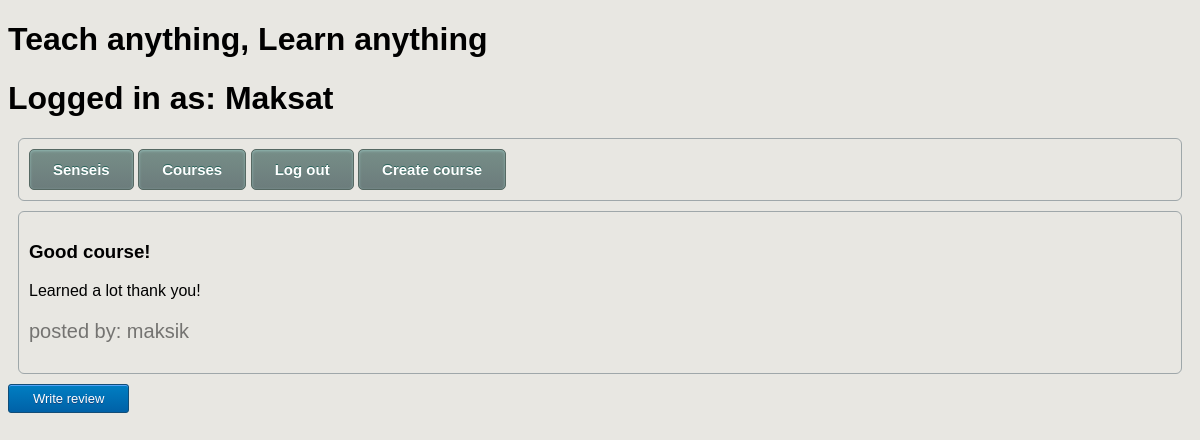
The page /reviews/1 (signed in) on the database its author committed.
### sensei/models.py (models this page shows)
class Review(models.Model):
	title = models.CharField(max_length=255)
	content = models.TextField(blank=True)
	course = models.ForeignKey('Course', on_delete=models.CASCADE)
	reviewer = models.ForeignKey(User, on_delete=models.CASCADE)

### sensei/views.py (the view)
# urls.py: path('reviews/<int:courseId>', ReviewsView.as_view(), name='reviews'),
class ReviewsView(ListView):
	model = Review
	template_name = 'sensei/reviews.html'
	def get_context_data(self, *, object_list=None, **kwargs):
		ct = super().get_context_data(**kwargs)
		dt = {'courseId': self.kwargs['courseId']}
		return dict(list(ct.items()) + list(dt.items()))
	def get_queryset(self):
		return Review.objects.filter(course_id = self.kwargs['courseId'])

### sensei/templates/sensei/reviews.html
{% extends 'sensei/base.html' %}
{% block content %}
	{% for r in review_list %}
		<div class="element">
			<h3>{{ r.title }}</h3>
			<p>{{r.content}}</p>
			<p class="reviewer">posted by: {{r.reviewer.username}}</p>
		</div>
	{% endfor %}
	{% if request.user.is_authenticated %}
		<a href="{% url 'write_review' courseId %}" class="openButton">Write review</a>
	{% endif %}
{% endblock %}

### sensei/templates/sensei/base.html (shortened to what this page needs)
{% load static %}
<!DOCTYPE html>
<html>
<head>
	<link rel="stylesheet" type="text/css" href="{% static 'sensei/css/styles.css' %}">
</head>
<body>
	<h1 id="title">Teach anything, Learn anything</h1>
	{% block menu %}
		{% if request.user.is_authenticated %}
			<h1>Logged in as: {{request.user.first_name}}</h1>
			<div class="element">
				<a href="{% url 'users' %}" class="myButton">Senseis</a>
				<a href="{% url 'home' %}" class="myButton">Courses</a>
				<a href="{% url 'logout' %}" class="myButton">Log out</a>
				<a href="{% url 'create_course' %}" class="myButton">Create course</a>
			</div>
		{% endif %}
	{% endblock menu %}
	{% block content %}
	{% endblock %}
</body>
</html>

### sensei/static/sensei/css/styles.css (style rules this page uses)
body { background-color:#e8e7e2; font-family:Arial; }
.element { margin: 10px; padding: 10px; border: 1px solid rgba(10,38,56,0.33); border-radius: 6px; }
.reviewer { color: rgba(0, 0, 0, 0.5); font-size: 20px; }
.myButton { box-shadow:inset 0px 1px 3px 0px #91b8b3; background:linear-gradient(to bottom, #768d87 5%, #6c7c7c 100%); background-color:#768d87; border-radius:5px; border:1px solid #566963; display:inline-block; cursor:pointer; color:#ffffff; font-family:Arial; font-size:15px; font-weight:bold; padding:11px 23px; text-decoration:none; text-shadow:0px -1px 0px #2b665e; }
.openButton { box-shadow:inset 0px 1px 0px 0px #54a3f7; background:linear-gradient(to bottom, #007dc1 5%, #0061a7 100%); background-color:#007dc1; border-radius:3px; border:1px solid #124d77; display:inline-block; cursor:pointer; color:#ffffff; font-family:Arial; font-size:13px; padding:6px 24px; text-decoration:none; text-shadow:0px 1px 0px #154682; }

### rows shown on the page
Review: title "Good course!", content "Learned a lot thank you!", reviewer.username "maksik"

### other values the page prints
{{ request.user.first_name }} "Maksat"
